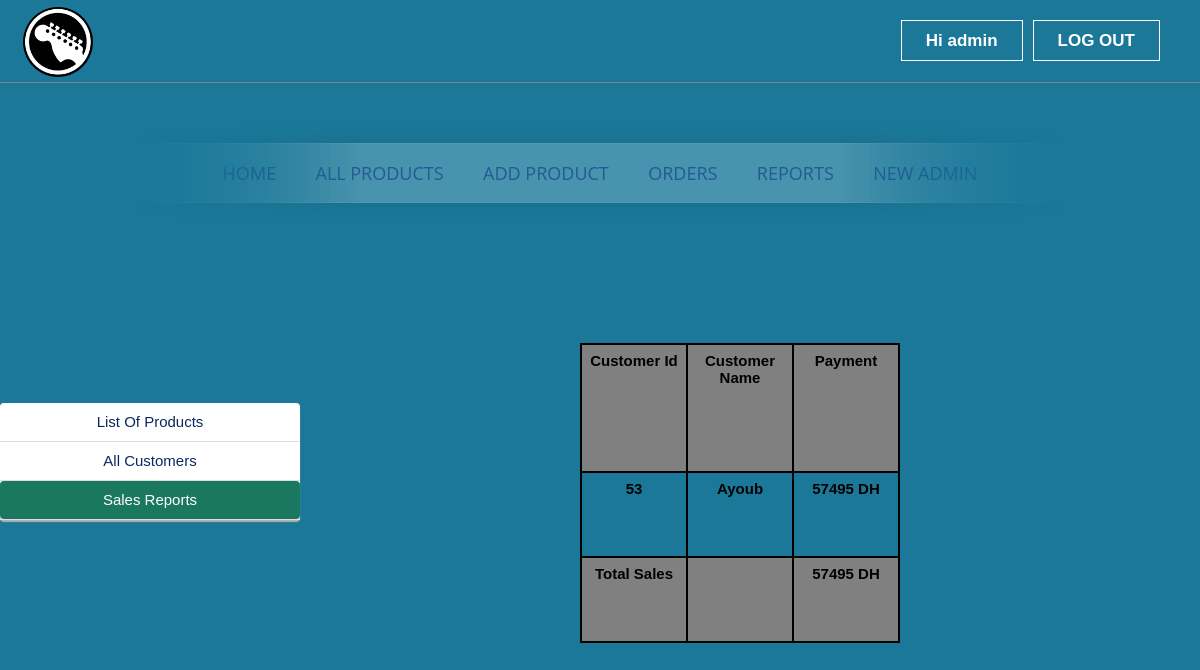
The app's page /admin/sales_report.php (signed in) with its own data.
### tables this page shows
CREATE TABLE `orders` (
  `id` int(11) NOT NULL,
  `uid` int(11) NOT NULL,
  `pid` int(11) NOT NULL,
  `quantity` int(11) NOT NULL,
  `oplace` text NOT NULL,
  `mobile` varchar(15) NOT NULL,
  `dstatus` varchar(10) NOT NULL DEFAULT 'no',
  `odate` date NOT NULL,
  `ddate` date NOT NULL,
  `delivery` varchar(30) NOT NULL
);

CREATE TABLE `user` (
  `id` int(11) NOT NULL,
  `firstName` varchar(25) NOT NULL,
  `lastName` varchar(25) NOT NULL,
  `email` varchar(100) NOT NULL,
  `mobile` varchar(20) NOT NULL,
  `address` varchar(120) NOT NULL,
  `password` varchar(100) NOT NULL,
  `confirmCode` varchar(10) NOT NULL,
  `activation` varchar(10) NOT NULL DEFAULT 'no'
);

CREATE TABLE `products` (
  `id` int(11) NOT NULL,
  `pName` varchar(100) NOT NULL,
  `price` int(11) NOT NULL,
  `piece` int(11) NOT NULL,
  `description` text NOT NULL,
  `available` int(11) NOT NULL,
  `category` varchar(100) NOT NULL,
  `type` varchar(100) NOT NULL,
  `item` varchar(100) NOT NULL,
  `pCode` varchar(20) NOT NULL,
  `picture` text NOT NULL
);

### admin/sales_report.php (the view, shortened to what this page needs)
<?php include ( "../inc/connect.inc.php" ); ?>
<?php
if (!isset($_SESSION['admin_login'])) {
	header("location: login.php");
	$user = "";
}
else {
	$user = $_SESSION['admin_login'];
	$result = mysqli_query($con,"SELECT * FROM admin WHERE id='$user'");
		$get_user_email = mysqli_fetch_assoc($result);
			$uname_db = $get_user_email['firstName'];
			$utype_db=$get_user_email['type'];
}
?>
<!doctype html>
<html>
	<head>
		<link rel="stylesheet" type="text/css" href="../css/style.css">
	</head>
	<body class="home-welcome-text"  style="background-color:#1b7899;">
		<div class="homepageheader">
			<div class="signinButton loginButton">
				<div class="uiloginbutton signinButton loginButton" style="margin-right: 40px;">
					<?php
						if ($user!="") {
							echo '<a style="text-decoration: none;color: #fff;" href="logout.php">LOG OUT</a>';
						}
					 ?>
				</div>
				<div class="uiloginbutton signinButton loginButton">
					<?php
						if ($user!="") {
							echo '<a style="text-decoration: none;color: #fff;" href="login.php">Hi '.$uname_db.'</br><span style="color: #de2a74"></span></a>';
						}
						else {
							echo '<a style="text-decoration: none;color: #fff;" href="login.php">LOG IN</a>';
						}
					 ?>
				</div>
			</div>
			<div style="float: left; margin: 5px 0px 0px 23px;">
				<a href="index.php">
					<img style=" height: 70px; margin-top:2px;" src="../image/logo.png">
				</a>
			</div>
		</div>
		<nav>
	  <ul>
	    <li>
	      <a href="index.php">Home</a>
	    </li>
	    <li>
	      <a href="allproducts.php">All Products</a>
	    </li>
	    <li>
	      <a href="addproduct.php">Add Product</a>
	    </li>
	    <li>
	      <a href="orders.php">Orders</a>
	    </li>
	    <?php
						if($utype_db == 'admin'){
							echo '<li><a href="report.php">Reports</a></li>
								<li><a href="newadmin.php">New Admin</a></li>';
						}
					?>
	  </ul>
	</nav>
		<div style="margin-top: 20px;">
			<div style="width: 1200px; margin: 0 auto;">
				<ul>
					<li style="float: left; margin-top:10%; ">
						<div class="settingsleftcontent">
							<ul>
								<ul>
								<li><?php echo '<a href="report.php" >List Of Products</a>'; ?></li>
								<li><?php echo '<a href="all_customer.php" >All Customers</a>'; ?></li>
								<li><?php echo '<a href="sales_report.php" style=" background-color: #1b7860; border-radius: 4px; color: #fff;">Sales Reports</a>'; ?></li>
							</ul>
							</ul>
						</div>
					</li>
					<li style="float: right; margin-right:300px; margin-top:5%;">
						<div>
							<table class="rightsidemenu">
								<tr style="font-weight: bold;" colspan="10" bgcolor="grey">
									<th>Customer Id</th>
									<th>Customer Name</th>
									<th>Payment</th>
								</tr>
								<tr>
									<?php include ( "../inc/connect.inc.php");
									$total = 0;
									$query = "SELECT * FROM orders WHERE dstatus='yes' ORDER BY id DESC";
									$run = mysqli_query($con,$query);
									while ($row=mysqli_fetch_assoc($run)) {
										$uid = $row['uid'];
										$productId = $row['pid'];
										$quantity = $row['quantity'];
										$query1 = "SELECT * FROM user WHERE id='$uid'";
										$run1 = mysqli_query($con,$query1);
										$row1=mysqli_fetch_assoc($run1);
										$FirstName = $row1['firstName'];
										$query2 = "SELECT * FROM products WHERE id='$productId'";
										$run2 = mysqli_query($con,$query2);
										$row2=mysqli_fetch_assoc($run2);
										$pPrice = $row2['price'];
										$payment = $pPrice * $quantity;
										$total+=$payment;
									 ?>
									<th><?php echo $uid; ?></th>
									<th><?php echo $FirstName; ?></th>
									<th><?php echo $payment; ?> DH</th>
								</tr>
								<?php } ?>
								<tr style="font-weight: bold;" colspan="10" bgcolor="grey">
									<th>Total Sales</th>
									<th></th>
									<th><?php echo $total; ?> DH</th>
								</tr>
							</table>
						</div>
					</li>
				</ul>
			</div>
		</div>
	</body>
</html>

### css/style.css (style rules this page uses)
html, body, div, span, applet, object, iframe, h1, h2, h3, h4, h5, h6, p, blockquote, pre, a, abbr, acronym, address, big, cite, code, del, dfn, em, img, ins, kbd, q, s, samp, small, strike, strong, sub, sup, tt, var, b, u, i, center, dl, dt, dd, ol, ul, li, fieldset, form, label, legend, table, caption, tbody, tfoot, thead, tr, th, td, article, aside, canvas, details, embed, figure, figcaption, footer, header, hgroup, menu, nav, output, ruby, section, summary, time, mark, audio, video { margin: 0; padding: 0; border: 0; font: inherit; vertical-align: baseline;ss box-sizing: border-box; }
article, aside, details, figcaption, figure, footer, header, hgroup, menu, nav, section { display: block; }
body { line-height: normal; }
ol, ul { list-style: none; }
table { border-collapse: collapse; border-spacing: 0; }
* { margin: 0px; padding: 0px; }
body, button, input, label, select, td, textarea { font-family: Arial, Helvetica, tahoma,verdana,arial,sans-serif; font-size: 12px; }
body { width: 100%; position: relative; background-color: #fff; min-width: 1080px; }
.homepageheader { height: 82px; width: 100%; min-width: 980px; border-bottom: 1px solid #7f827f; margin: 0px; background-image: initial; background-position-x: initial; background-position-y: initial; background-size: initial; background-repeat-x: initial; background-repeat-y: initial; background-attachment: initial; background-origin: initial; background-clip: initial; }
.loginButton .signinButton { color: #FFFFFF; border: 1px solid #FFFFFF; cursor: pointer; display: inline-block; font-weight: bold; line-height: 15px; padding: 12px 24px; text-align: center; text-decoration: none; float: right; margin: 20px 0px 0px 10px; font-size: 17px; }
nav { max-width: 960px; mask-image: linear-gradient(90deg, rgba(255, 255, 255, 0) 0%, #ffffff 25%, #ffffff 75%, rgba(255, 255, 255, 0) 100%); margin: 0 auto; padding: 60px 0; }
nav ul { text-align: center; background: linear-gradient(90deg, rgba(255, 255, 255, 0) 0%, rgba(255, 255, 255, 0.2) 25%, rgba(255, 255, 255, 0.2) 75%, rgba(255, 255, 255, 0) 100%); box-shadow: 0 0 25px rgba(0, 0, 0, 0.1), inset 0 0 1px rgba(255, 255, 255, 0.6); }
nav ul li { display: inline-block; }
nav ul li a { padding: 18px; font-family: "Open Sans"; text-transform:uppercase; color: rgba(0, 35, 122, 0.5); font-size: 18px; text-decoration: none; display: block; }
.rightsidemenu { float: right; text-align: center; width: 100%; margin: 0px; font-size: 15px; font-weight: bold; height: 300px; overflow: auto; }
.rightsidemenu th { margin-top: 5px; border: 2px solid black; padding: 7px 2px; width: 100px; }
.settingsleftcontent { width: 300px; color: #7C7979; line-height: 1.2; padding: 0; text-align: justify; background-color: #FFFFFF; -webkit-box-shadow: 0 2px 1px 0 #B5B2B2; box-shadow: 0 2px 1px 0 #B5B2B2; border-radius: 4px; }
.settingsleftcontent ul { list-style: none; }
.settingsleftcontent ul li { list-style: none; border-bottom: 1px solid #ddd; text-align: center; }
.settingsleftcontent ul li a { clear: both; cursor: pointer; display: block; font-size: 15px; font-weight: normal; float: none; line-height: 18px; margin: 0; padding: 10px 20px; text-shadow: none; white-space: nowrap; color: #0C2860; text-decoration: none; text-align: center; }

### records on screen
orders: uid "53", user.firstName "Ayoub", quantity.price "57495"

### other values on screen
$uname_db "admin"
$total "57495"
